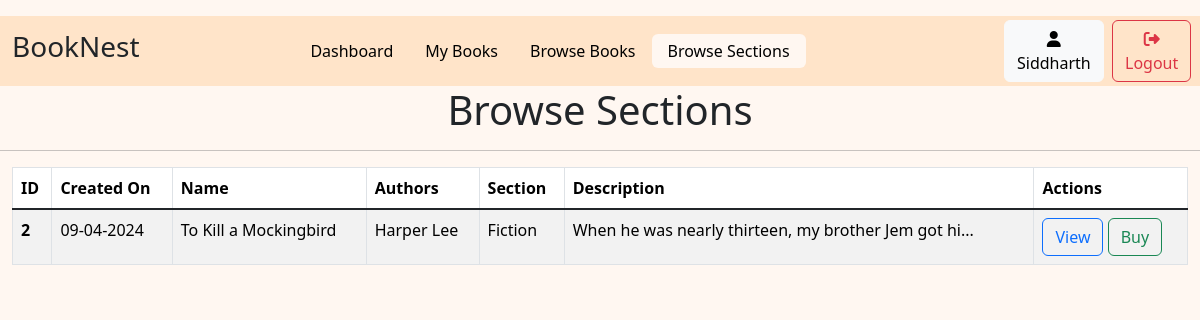
/viewBySection/2 (signed in), run on the app's committed database.
### models.py (models this page shows)
class user(db.Model):
    user_id = db.Column(db.Integer, autoincrement=True, primary_key=True)
    username = db.Column(db.String(), unique=True)
    email = db.Column(db.String, unique=True)
    date_created = db.Column(db.DateTime, default=datetime.datetime.now)
    passhash = db.Column(db.String(256))
    is_admin=db.Column(db.Boolean, default=False)

class book(db.Model):
    book_id = db.Column(db.Integer, primary_key=True, autoincrement=True)
    name = db.Column(db.String)
    content = db.Column(db.String)
    date_created = db.Column(db.DateTime, default=datetime.datetime.now)
    authors = db.Column(db.String)
    section_id=db.Column(db.Integer, db.ForeignKey('section.section_id'))

class section(db.Model):
    section_id = db.Column(db.Integer, primary_key=True, autoincrement=True)
    name = db.Column(db.String)
    date_created = db.Column(db.DateTime, default=datetime.datetime.now)
    description = db.Column(db.String)
    books=db.relationship('book', backref='sections', lazy=True, cascade='all, delete-orphan')

### routes.py (the view)
@app.route('/viewBySection/<int:id>')
@auth_required
def viewBySection(id):
    User=user.query.get(session['user_id'])
    Books=book.query.filter_by(section_id=id).all()
    return render_template('viewBySection.html', Books=Books, User=User, active='browseSections')

### routes.py (called while the page is built)
def auth_required(func):
    @wraps(func)
    def inner(*args, **kwargs):
        if 'user_id' in session:
            return func(*args, **kwargs)
        else:
            flash('Please login to proceed')
            return redirect(url_for('login'))
    return inner

### templates/viewBySection.html (shortened to what this page needs)
{% extends 'layout.html' %}
{% block content %}
{% include 'navbar.html' %}
<h1 class="text-center">Browse Sections</h1>
<hr>
<div class="container-fluid">
    <table class="table table-striped table-hover table-bordered">
        <thead>
            <tr>
                <th scope="col">ID</th>
                <th scope="col">Created On</th>
                <th scope="col">Name</th>
                <th scope="col">Authors</th>
                <th scope="col">Section</th>
                <th scope="col">Description</th>
                <th scope="col">Actions</th>
            </tr>
        </thead>
        <tbody class="table-group-divider">
            {% for item in Books %}
            <tr>
                <th scope="row">{{item.book_id}}</th>
                <td>{{item.date_created.strftime('%d-%m-%Y')}}</td>
                <td>{{item.name}}</td>
                <td>{{item.authors}}</td>
                <td>{{item.sections.name}}</td>
                <td>
                    {% if item.content|length > 50 %}
                        {{item.content[:50]}}...
                    {% else %}
                        {{item.content}}
                    {% endif %}
                </td>
                <td>
                    <a href="{{url_for('view_book_user', id=item.book_id)}}" class="btn btn-outline-primary">View</a>
                    <a href="{{url_for('buy_book', id=item.book_id)}}" class="btn btn-outline-success">Buy</a>
                </td>
            </tr>
            {% endfor %}
        </tbody>
    </table>
</div>
{% endblock %}

### templates/navbar.html
<div class="container-fluid" style="background-color: #FFE4C9;">
    <div class="row mt-3 justify-content-between " >
        <div class="col-1 align-self-center">
            <h3>BookNest</h3>
        </div>
        <div class="col-9 align-self-center">
            <ul class="nav justify-content-center nav-pills ">
                <li class="nav-item">
                    <a class="{% if active=='Dashboard' %}nav-link active{% else %}nav-link{%endif %}" href="{{url_for('user_dashboard', id=User.user_id)}}">Dashboard</a>
                </li>
                <li class="nav-item">
                    <a class="{% if active=='myBook' %}nav-link active{% else %}nav-link{%endif %}" href="{{url_for('myBook', id=User.user_id)}}">My Books</a>
                </li>
                <li class="nav-item">
                    <a class="{% if active=='browseBooks' %}nav-link active{% else %}nav-link{%endif %}" href="{{url_for('browseBooks')}}">Browse Books</a>
                </li>
                <li class="nav-item">
                    <a class="{% if active=='browseSections' %}nav-link active{% else %}nav-link{%endif %}" href="{{url_for('browseSections')}}">Browse Sections</a>
                </li>
            </ul>
        </div>
        <div class="col-1 align-self-center p-1">
            <a class="btn btn-light" href="{{url_for('profile',id=User.user_id)}}">
                <i class="fa-solid fa-user"></i> {{User.username}}
            </a>
        </div>
        <div class="col-1 align-self-center">
            <a class="btn btn-outline-danger" href="{{url_for('logout')}}">
                <i class="fa-solid fa-right-from-bracket"></i>Logout
            </a>
        </div>
    </div>
</div>

### Static/style.css (style rules this page uses)
.nav-pills .nav-link.active { color: black; background-color: #FFF7F1; }
.nav-pills .nav-link { color: black; }
.nav>li>a { padding-top: 5px; padding-bottom: 5px; }
body { background-color: #FFF7F1; }

### data on the page
user: username "Siddharth"
book: book_id "2", date_created "09-04-2024", name "To Kill a Mockingbird", authors "Harper Lee", sections.name "Fiction", content "When he was nearly thirteen, my brother Jem got hi"
